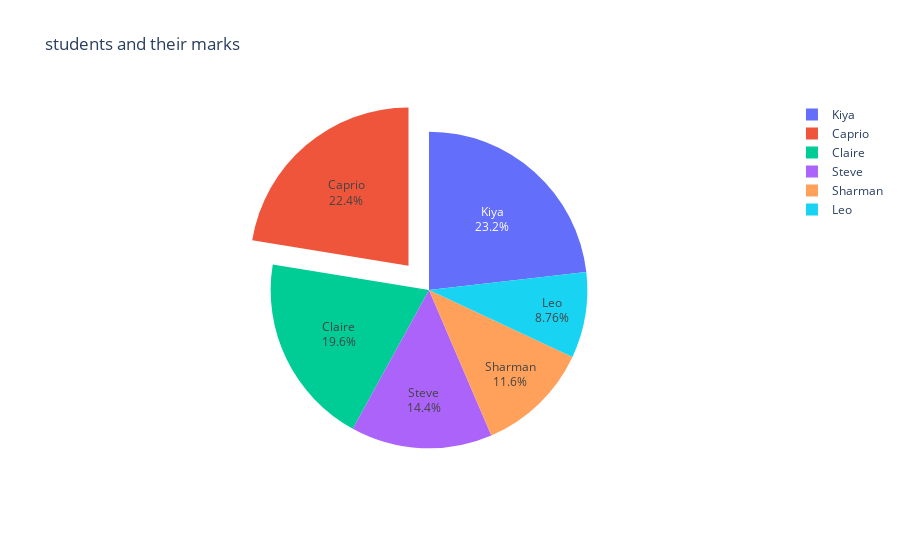

Notebook code cell kept with this figure:
### Code cell
#Pie chart

stud=['Leo','Steve','Claire','Caprio','Sharman','Kiya']
marks=[34,56,76,87,45,90,91]

fig = go.Figure(data=[go.Pie(labels=stud,values=marks,pull=[0,0,0,0.2,0,0])])

fig.update_traces(textposition='inside',textinfo='percent+label')

fig.update_layout(title="students and their marks")

fig.show()

### Figure 1 — Plotly figure (JSON) as saved in the notebook; plotly's stock layout.template omitted (floating-point values rounded to 4 significant figures)
{"data": [{"labels": ["Leo", "Steve", "Claire", "Caprio", "Sharman", "Kiya"], "pull": [0, 0, 0, 0.2, 0, 0], "textinfo": "percent+label", "textposition": "inside", "type": "pie", "values": [34, 56, 76, 87, 45, 90, 91]}], "layout": {"title": {"text": "students and their marks"}}}
